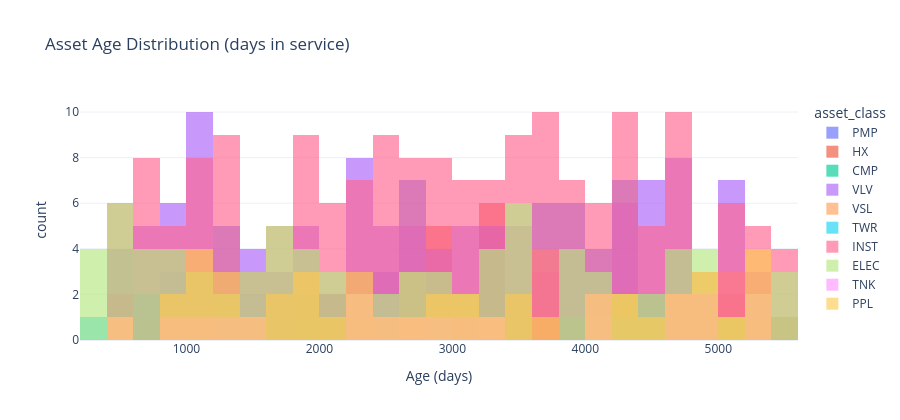

Notebook source saved alongside this figure:
### Code cell
fig = px.histogram(
    assets, x="age_days", color="asset_class", nbins=40,
    title="Asset Age Distribution (days in service)",
    labels={"age_days": "Age (days)"},
)
fig.update_layout(template="plotly_white", height=420, barmode="overlay")
fig.update_traces(opacity=0.65)
fig.show()

### Figure 1 — Plotly figure (JSON) as saved in the notebook; plotly's stock layout.template omitted (floating-point values rounded to 4 significant figures; data arrays with more than 128 entries replaced by an {"elided": "..."} marker saying what was removed)
{"data": [{"bingroup": "x", "hovertemplate": "asset_class=PMP<br>Age (days)=%{x}<br>count=%{y}<extra></extra>", "legendgroup": "PMP", "marker": {"color": "#636efa", "pattern": {"shape": ""}}, "name": "PMP", "nbinsx": 40, "opacity": 0.65, "orientation": "v", "showlegend": true, "type": "histogram", "x": [4319, 4752, 3928, 5350, 4254, 1019, 2666, 5100, 3655, 2630, 1526, 691, 4594, 4238, 2176, 4928, 4342, 2749, 588, 3855, 4170, 2029, 2258, 1333, 1028, 1524, 3787, 4619, 3943, 4617, 4477, 1838, 3852, 1386, 402, 3762, 3968, 2710, 3271, 950, 3780, 3253, 4274, 3193, 3222, 522, 2596, 2452, 4725, 662, 1802, 3747, 3211, 3759, 2441, 1218, 481, 4056, 2725, 2925, 1143, 2644, 2312, 3585, 2213, 968, 5280, 3940, 1723, 4344, 4028, 1756, 857, 2694, 1399, 3324, 1268, 4241, 4041, 3570], "xaxis": "x", "yaxis": "y"}, {"bingroup": "x", "hovertemplate": "asset_class=HX<br>Age (days)=%{x}<br>count=%{y}<extra></extra>", "legendgroup": "HX", "marker": {"color": "#EF553B", "pattern": {"shape": ""}}, "name": "HX", "nbinsx": 40, "opacity": 0.65, "orientation": "v", "showlegend": true, "type": "histogram", "x": [3349, 796, 2489, 2889, 2050, 893, 3367, 5092, 3334, 3384, 481, 2829, 4364, 2851, 2872, 3286, 2784, 2059, 3025, 475, 4587, 1081, 3196, 3800, 1802, 4079, 4292, 5045, 1541, 3200, 2260, 4495, 1985, 1851, 2996], "xaxis": "x", "yaxis": "y"}, {"bingroup": "x", "hovertemplate": "asset_class=CMP<br>Age (days)=%{x}<br>count=%{y}<extra></extra>", "legendgroup": "CMP", "marker": {"color": "#00cc96", "pattern": {"shape": ""}}, "name": "CMP", "nbinsx": 40, "opacity": 0.65, "orientation": "v", "showlegend": true, "type": "histogram", "x": [5148, 1206, 2588, 5436, 4190, 4916, 3016, 1979, 3746, 2274, 4181, 1706, 1596, 992, 1148, 1281, 4834, 1368], "xaxis": "x", "yaxis": "y"}, {"bingroup": "x", "hovertemplate": "asset_class=VLV<br>Age (days)=%{x}<br>count=%{y}<extra></extra>", "legendgroup": "VLV", "marker": {"color": "#ab63fa", "pattern": {"shape": ""}}, "name": "VLV", "nbinsx": 40, "opacity": 0.65, "orientation": "v", "showlegend": true, "type": "histogram", "x": [4337, 5331, 1100, 436, 1038, 3827, 2952, 3912, 1385, 4474, 4141, 1034, 5104, 2396, 2861, 3752, 1828, 5090, 3202, 3604, 1082, 2506, 3410, 5132, 2753, 4375, 922, 4603, 1553, 3077, 4799, 3446, 2277, 2541, 4797, 2684, 1574, 4177, 902, 705, 1111, 4579, 1100, 5071, 1819, 1149, 473, 648, 637, 3385, 2376, 1989, 4836, 4714, 1292, 1574, 3283, 2492, 2274, 3041, 4623, 630, 871, 4675, 5370, 4463, 3648, 4345, 3104, 2992, 2729, 2332, 1726, 1079, 2495, 1553, 2237, 2038, 3869, 1882, 5047, 2822, 3101, 4701, 4475, 3087, 1837, 4120, 3915, 4763, 3504, 850, 796, 5147, 5264, 4457, 4364, 4428, 1659, 3380, 3513, 1240, 3290, 2746, 4268, 4449, 3428, 5123, 963, 813, 2504, 4321, 2069, 4955, 1747, 2226, 1170, 1120, 2602, 2323], "xaxis": "x", "yaxis": "y"}, {"bingroup": "x", "hovertemplate": "asset_class=VSL<br>Age (days)=%{x}<br>count=%{y}<extra></extra>", "legendgroup": "VSL", "marker": {"color": "#FFA15A", "pattern": {"shape": ""}}, "name": "VSL", "nbinsx": 40, "opacity": 0.65, "orientation": "v", "showlegend": true, "type": "histogram", "x": [3190, 5148, 2814, 2288, 4032, 5225, 4711, 3620, 3370, 3870, 2686, 4582, 2708, 2625, 5058, 4357, 5459, 4857, 4641, 908, 3766, 3687, 4948, 513, 1095, 4334, 5018, 3718], "xaxis": "x", "yaxis": "y"}, {"bingroup": "x", "hovertemplate": "asset_class=TWR<br>Age (days)=%{x}<br>count=%{y}<extra></extra>", "legendgroup": "TWR", "marker": {"color": "#19d3f3", "pattern": {"shape": ""}}, "name": "TWR", "nbinsx": 40, "opacity": 0.65, "orientation": "v", "showlegend": true, "type": "histogram", "x": [392, 628, 4460, 1584, 657, 4457, 4310, 3932, 570, 1396, 2943, 4172], "xaxis": "x", "yaxis": "y"}, {"bingroup": "x", "hovertemplate": "asset_class=INST<br>Age (days)=%{x}<br>count=%{y}<extra></extra>", "legendgroup": "INST", "marker": {"color": "#FF6692", "pattern": {"shape": ""}}, "name": "INST", "nbinsx": 40, "opacity": 0.65, "orientation": "v", "showlegend": true, "type": "histogram", "x": {"elided": "180 int values"}, "xaxis": "x", "yaxis": "y"}, {"bingroup": "x", "hovertemplate": "asset_class=ELEC<br>Age (days)=%{x}<br>count=%{y}<extra></extra>", "legendgroup": "ELEC", "marker": {"color": "#B6E880", "pattern": {"shape": ""}}, "name": "ELEC", "nbinsx": 40, "opacity": 0.65, "orientation": "v", "showlegend": true, "type": "histogram", "x": [5447, 3812, 4977, 4389, 3237, 885, 5246, 2985, 548, 5269, 574, 1622, 2690, 3002, 625, 935, 674, 3932, 1908, 2378, 373, 937, 371, 2961, 2067, 2569, 4663, 1695, 1604, 2817, 1531, 2055, 613, 2719, 1133, 607, 5060, 412, 524, 930, 1599, 3273, 4705, 389, 3528, 1196, 4736, 1664, 2687, 3448, 2212, 4520, 4448, 3434, 2480, 1988, 517, 2135, 1210, 4070, 4139, 1985, 3399, 1008, 3906, 1248, 5432, 385, 5439, 3352, 4950, 4863, 3542, 1760, 3403, 1871, 4638, 457, 1546, 4830, 3486, 3193, 3827, 4073, 4240], "xaxis": "x", "yaxis": "y"}, {"bingroup": "x", "hovertemplate": "asset_class=TNK<br>Age (days)=%{x}<br>count=%{y}<extra></extra>", "legendgroup": "TNK", "marker": {"color": "#FF97FF", "pattern": {"shape": ""}}, "name": "TNK", "nbinsx": 40, "opacity": 0.65, "orientation": "v", "showlegend": true, "type": "histogram", "x": [5390, 2994, 428, 3023, 2449, 4911, 2383, 1128, 5278, 1384, 4754, 1449, 2765, 4853, 2301, 4155, 4101, 3277, 899, 4788], "xaxis": "x", "yaxis": "y"}, {"bingroup": "x", "hovertemplate": "asset_class=PPL<br>Age (days)=%{x}<br>count=%{y}<extra></extra>", "legendgroup": "PPL", "marker": {"color": "#FECB52", "pattern": {"shape": ""}}, "name": "PPL", "nbinsx": 40, "opacity": 0.65, "orientation": "v", "showlegend": true, "type": "histogram", "x": [4443, 1409, 4164, 5368, 2292, 4900, 2381, 3475, 3333, 3440, 5144, 1370, 2292, 1034, 1197, 2099, 5244, 870, 4215, 1786, 1397, 3032, 2758, 595, 2825, 3699, 2897, 1654, 1871, 4844, 4972, 5384, 5234, 1069, 1920, 860, 4687, 3136, 1209, 1184, 4718, 4121, 1877, 2433, 4248], "xaxis": "x", "yaxis": "y"}], "layout": {"barmode": "overlay", "height": 420, "legend": {"title": {"text": "asset_class"}, "tracegroupgap": 0}, "title": {"text": "Asset Age Distribution (days in service)"}, "xaxis": {"anchor": "y", "domain": [0.0, 1.0], "title": {"text": "Age (days)"}}, "yaxis": {"anchor": "x", "domain": [0.0, 1.0], "title": {"text": "count"}}}}
